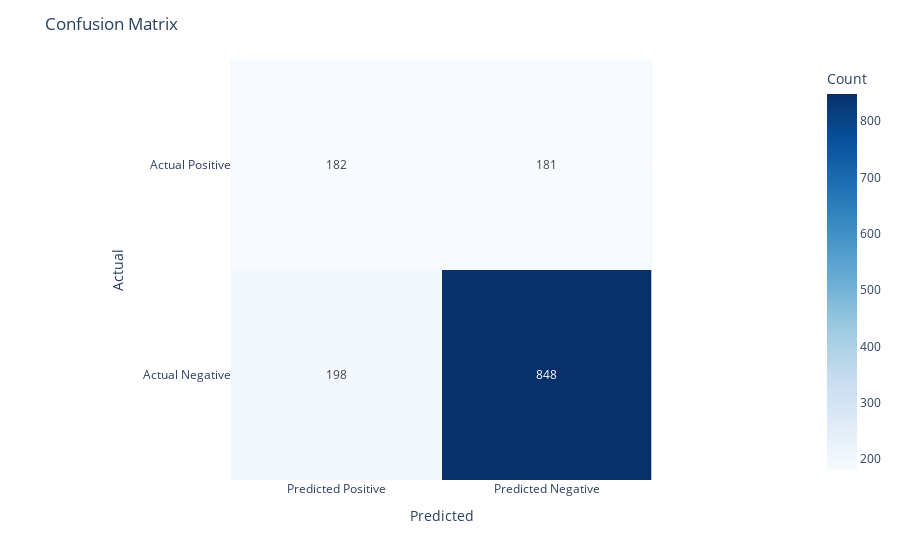

This figure's notebook cell:
### Code cell
dt2= tree.DecisionTreeClassifier().fit(X_res_over, y_res_over)
y_pred_class = dt2.predict(X_val)
y_pred_prob = dt2.predict_proba(X_val)[:,1]

evaluation(y_val, y_pred_class)

### Figure 1 — Plotly figure (JSON) as saved in the notebook; plotly's stock layout.template omitted (floating-point values rounded to 4 significant figures)
{"data": [{"coloraxis": "coloraxis", "hovertemplate": "Predicted: %{x}<br>Actual: %{y}<br>Count: %{z}<extra></extra>", "name": "0", "showscale": true, "texttemplate": "%{z}", "type": "heatmap", "x": ["Predicted Positive", "Predicted Negative"], "xaxis": "x", "y": ["Actual Positive", "Actual Negative"], "yaxis": "y", "z": [[182, 181], [198, 848]]}], "layout": {"coloraxis": {"colorbar": {"title": {"text": "Count"}}, "colorscale": [[0, "rgb(247,251,255)"], [0.125, "rgb(222,235,247)"], [0.25, "rgb(198,219,239)"], [0.375, "rgb(158,202,225)"], [0.5, "rgb(107,174,214)"], [0.625, "rgb(66,146,198)"], [0.75, "rgb(33,113,181)"], [0.875, "rgb(8,81,156)"], [1, "rgb(8,48,107)"]]}, "margin": {"t": 60}, "title": {"text": "Confusion Matrix"}, "xaxis": {"anchor": "y", "constrain": "domain", "domain": [0, 1], "scaleanchor": "y", "title": {"text": "Predicted"}}, "yaxis": {"anchor": "x", "autorange": "reversed", "constrain": "domain", "domain": [0, 1], "title": {"text": "Actual"}}}}
